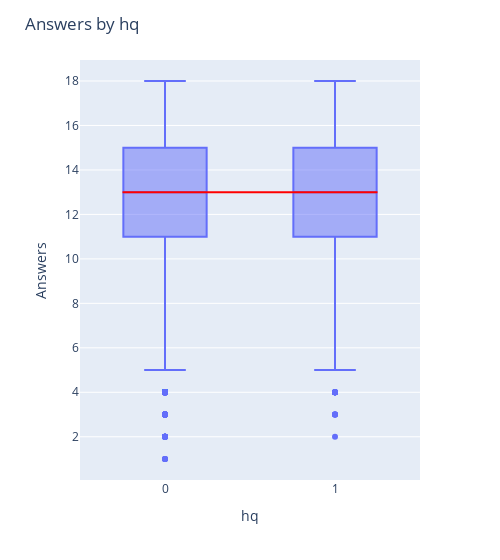

This figure's notebook cell:
### Code cell
# plot boxplots x=hq, y=answers
fig = px.box(user_metrics, x='hq', y='correct')
fig.update_layout(title='Answers by hq', xaxis_title='hq', yaxis_title='Answers')
# draw line for all users average
fig.add_shape(type="line", x0=-0.25, y0=user_metrics['correct'].median(), x1=1.25, y1=user_metrics['correct'].median(), line=dict(color="Red", width=2))
# make it less wide
fig.update_layout(width=500)
fig.show()

### Figure 1 — Plotly figure (JSON) as saved in the notebook; plotly's stock layout.template omitted (floating-point values rounded to 4 significant figures; data arrays with more than 128 entries replaced by an {"elided": "..."} marker saying what was removed)
{"data": [{"alignmentgroup": "True", "hovertemplate": "hq=%{x}<br>correct=%{y}<extra></extra>", "legendgroup": "", "marker": {"color": "#636efa"}, "name": "", "notched": false, "offsetgroup": "", "orientation": "v", "showlegend": false, "type": "box", "x": {"elided": "23562 int values"}, "x0": " ", "xaxis": "x", "y": {"elided": "23562 int values"}, "y0": " ", "yaxis": "y"}], "layout": {"boxmode": "group", "legend": {"tracegroupgap": 0}, "margin": {"t": 60}, "shapes": [{"line": {"color": "Red", "width": 2}, "type": "line", "x0": -0.25, "x1": 1.25, "y0": 13, "y1": 13}], "title": {"text": "Answers by hq"}, "width": 500, "xaxis": {"anchor": "y", "domain": [0, 1], "title": {"text": "hq"}}, "yaxis": {"anchor": "x", "domain": [0, 1], "title": {"text": "Answers"}}}}
